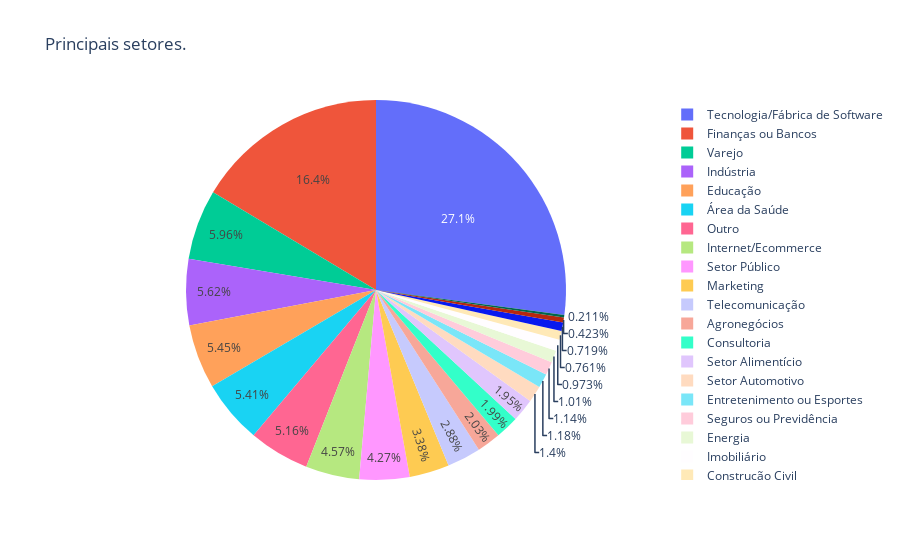

The code cell stored with this chart in its notebook:
### Code cell
tmp = df_2.groupby(["('P2_b ', 'Setor')"])["('P2_b ', 'Setor')"].count().reset_index(name='count')

fig = px.pie(tmp, values='count', names="('P2_b ', 'Setor')", title='Principais setores.')
fig.show()

### Figure 1 — Plotly figure (JSON) as saved in the notebook; plotly's stock layout.template omitted (floating-point values rounded to 4 significant figures)
{"data": [{"domain": {"x": [0, 1], "y": [0, 1]}, "hovertemplate": "('P2_b ', 'Setor')=%{label}<br>count=%{value}<extra></extra>", "labels": ["Agronegócios", "Construção Civil", "Consultoria", "Educação", "Energia", "Entretenimento ou Esportes", "Finanças ou Bancos", "Imobiliário", "Indústria", "Internet/Ecommerce", "Logística", "Marketing", "Outro", "Seguros ou Previdência", "Serviços", "Setor Alimentício", "Setor Automotivo", "Setor Público", "Tecnologia/Fábrica de Software", "Telecomunicação", "Varejo", "consultoria", "Área da Saúde"], "legendgroup": "", "name": "", "showlegend": true, "type": "pie", "values": [48, 18, 47, 129, 24, 28, 388, 23, 133, 108, 10, 80, 122, 27, 17, 46, 33, 101, 641, 68, 141, 5, 128]}], "layout": {"legend": {"tracegroupgap": 0}, "title": {"text": "Principais setores."}}}
